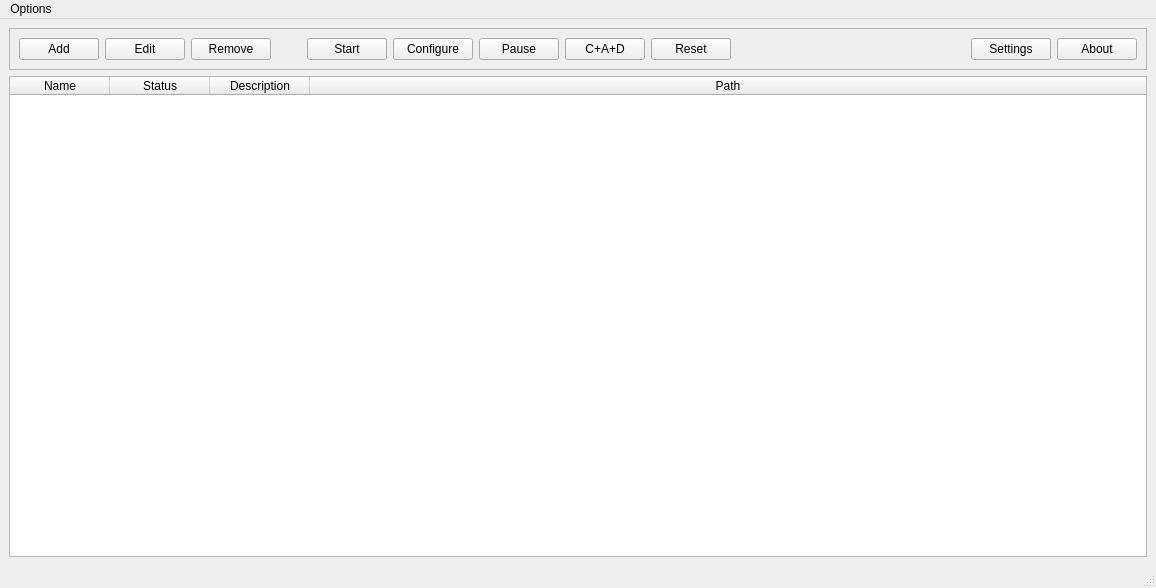
<?xml version="1.0" encoding="UTF-8"?>
<ui version="4.0">
 <class>ManagerMainWindow</class>
 <widget class="QMainWindow" name="ManagerMainWindow">
  <property name="geometry">
   <rect>
    <x>0</x>
    <y>0</y>
    <width>1156</width>
    <height>588</height>
   </rect>
  </property>
  <property name="windowTitle">
   <string>86Box</string>
  </property>
  <property name="unifiedTitleAndToolBarOnMac">
   <bool>true</bool>
  </property>
  <widget class="QWidget" name="centralwidget">
   <layout class="QGridLayout" name="gridLayout">
    <item row="1" column="0">
     <widget class="QTableWidget" name="tableWidget">
      <property name="selectionMode">
       <enum>QAbstractItemView::SingleSelection</enum>
      </property>
      <property name="selectionBehavior">
       <enum>QAbstractItemView::SelectRows</enum>
      </property>
      <property name="cornerButtonEnabled">
       <bool>false</bool>
      </property>
      <property name="rowCount">
       <number>0</number>
      </property>
      <property name="columnCount">
       <number>4</number>
      </property>
      <attribute name="horizontalHeaderCascadingSectionResizes">
       <bool>false</bool>
      </attribute>
      <attribute name="horizontalHeaderShowSortIndicator" stdset="0">
       <bool>true</bool>
      </attribute>
      <attribute name="horizontalHeaderStretchLastSection">
       <bool>true</bool>
      </attribute>
      <attribute name="verticalHeaderVisible">
       <bool>false</bool>
      </attribute>
      <column>
       <property name="text">
        <string>Name</string>
       </property>
      </column>
      <column>
       <property name="text">
        <string>Status</string>
       </property>
      </column>
      <column>
       <property name="text">
        <string>Description</string>
       </property>
      </column>
      <column>
       <property name="text">
        <string>Path</string>
       </property>
      </column>
     </widget>
    </item>
    <item row="0" column="0">
     <widget class="QFrame" name="frame">
      <property name="frameShape">
       <enum>QFrame::StyledPanel</enum>
      </property>
      <property name="frameShadow">
       <enum>QFrame::Raised</enum>
      </property>
      <layout class="QGridLayout" name="gridLayout_2">
       <item row="0" column="4">
        <widget class="QPushButton" name="pushButtonStartStop">
         <property name="text">
          <string>Start</string>
         </property>
        </widget>
       </item>
       <item row="0" column="8">
        <widget class="QPushButton" name="pushButtonReset">
         <property name="toolTip">
          <string>Reset this virtual machine</string>
         </property>
         <property name="text">
          <string>Reset</string>
         </property>
        </widget>
       </item>
       <item row="0" column="3">
        <spacer name="horizontalSpacer">
         <property name="orientation">
          <enum>Qt::Horizontal</enum>
         </property>
         <property name="sizeType">
          <enum>QSizePolicy::Minimum</enum>
         </property>
         <property name="sizeHint" stdset="0">
          <size>
           <width>30</width>
           <height>20</height>
          </size>
         </property>
        </spacer>
       </item>
       <item row="0" column="9">
        <spacer name="horizontalSpacer_2">
         <property name="orientation">
          <enum>Qt::Horizontal</enum>
         </property>
         <property name="sizeHint" stdset="0">
          <size>
           <width>40</width>
           <height>20</height>
          </size>
         </property>
        </spacer>
       </item>
       <item row="0" column="6">
        <widget class="QPushButton" name="pushButtonPause">
         <property name="toolTip">
          <string>Pause this virtual machine</string>
         </property>
         <property name="text">
          <string>Pause</string>
         </property>
        </widget>
       </item>
       <item row="0" column="5">
        <widget class="QPushButton" name="pushButtonConfigure">
         <property name="toolTip">
          <string>Change the configuration of this virtual machine</string>
         </property>
         <property name="text">
          <string>Configure</string>
         </property>
        </widget>
       </item>
       <item row="0" column="1">
        <widget class="QPushButton" name="pushButtonEdit">
         <property name="toolTip">
          <string>Edit the properties of this virtual machine</string>
         </property>
         <property name="text">
          <string>Edit</string>
         </property>
        </widget>
       </item>
       <item row="0" column="0">
        <widget class="QPushButton" name="pushButtonAdd">
         <property name="toolTip">
          <string>Add a new or an existing virtual machine</string>
         </property>
         <property name="text">
          <string>Add</string>
         </property>
        </widget>
       </item>
       <item row="0" column="2">
        <widget class="QPushButton" name="pushButtonRemove">
         <property name="toolTip">
          <string>Remove this virtual machine</string>
         </property>
         <property name="text">
          <string>Remove</string>
         </property>
        </widget>
       </item>
       <item row="0" column="7">
        <widget class="QPushButton" name="pushButtonCAD">
         <property name="toolTip">
          <string>Send the CTRL+ALT+DEL keystroke to this virtual machine</string>
         </property>
         <property name="text">
          <string>C+A+D</string>
         </property>
        </widget>
       </item>
       <item row="0" column="11">
        <widget class="QPushButton" name="pushButtonAbout">
         <property name="text">
          <string>About</string>
         </property>
        </widget>
       </item>
       <item row="0" column="10">
        <widget class="QPushButton" name="pushButtonSettings">
         <property name="toolTip">
          <string>Open manager-related settings</string>
         </property>
         <property name="text">
          <string>Settings</string>
         </property>
        </widget>
       </item>
      </layout>
     </widget>
    </item>
   </layout>
  </widget>
  <widget class="QMenuBar" name="menubar">
   <property name="geometry">
    <rect>
     <x>0</x>
     <y>0</y>
     <width>1156</width>
     <height>21</height>
    </rect>
   </property>
   <widget class="QMenu" name="menuOptions">
    <property name="title">
     <string>Options</string>
    </property>
    <addaction name="actionStart"/>
    <addaction name="actionConfigure"/>
    <addaction name="actionPause"/>
    <addaction name="actionSend_CTRL_ALT_DEL"/>
    <addaction name="actionHard_reset"/>
    <addaction name="separator"/>
    <addaction name="actionKill"/>
    <addaction name="actionWipe"/>
    <addaction name="separator"/>
    <addaction name="actionEdit"/>
    <addaction name="actionClone"/>
    <addaction name="actionRemove"/>
    <addaction name="actionOpen_folder_of_VM"/>
    <addaction name="actionOpen_config_file"/>
    <addaction name="actionCreate_a_desktop_shortcut"/>
   </widget>
   <addaction name="menuOptions"/>
  </widget>
  <widget class="QStatusBar" name="statusbar"/>
  <action name="actionStart">
   <property name="text">
    <string>Start</string>
   </property>
  </action>
  <action name="actionConfigure">
   <property name="text">
    <string>Configure</string>
   </property>
  </action>
  <action name="actionPause">
   <property name="text">
    <string>Pause</string>
   </property>
  </action>
  <action name="actionSend_CTRL_ALT_DEL">
   <property name="text">
    <string>Send CTRL+ALT+DEL</string>
   </property>
  </action>
  <action name="actionHard_reset">
   <property name="text">
    <string>Hard reset</string>
   </property>
  </action>
  <action name="actionKill">
   <property name="text">
    <string>Kill</string>
   </property>
  </action>
  <action name="actionWipe">
   <property name="text">
    <string>Wipe</string>
   </property>
  </action>
  <action name="actionEdit">
   <property name="text">
    <string>Edit</string>
   </property>
  </action>
  <action name="actionClone">
   <property name="text">
    <string>Clone</string>
   </property>
  </action>
  <action name="actionRemove">
   <property name="text">
    <string>Remove</string>
   </property>
  </action>
  <action name="actionOpen_folder_of_VM">
   <property name="text">
    <string>Open folder of VM</string>
   </property>
  </action>
  <action name="actionOpen_config_file">
   <property name="text">
    <string>Open config file</string>
   </property>
  </action>
  <action name="actionCreate_a_desktop_shortcut">
   <property name="text">
    <string>Create a desktop shortcut</string>
   </property>
  </action>
 </widget>
 <resources/>
 <connections/>
</ui>
